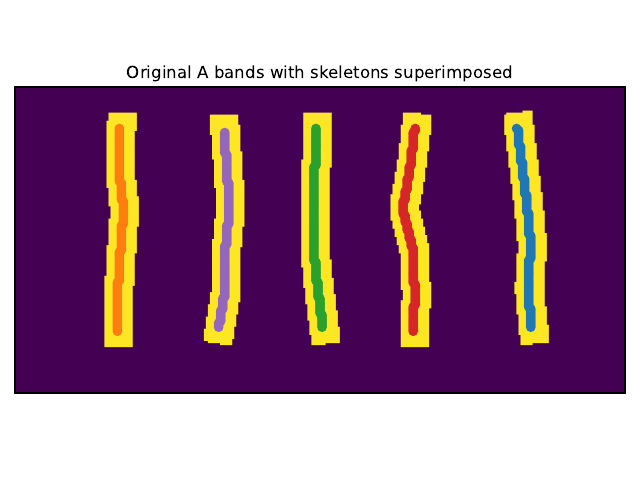

Generate this figure with Python:
import argparse 

import numpy as np
from myoband.analysis.gaussian import remove_noise
from myoband.analysis.analysis import contour, skeleton, get_pts
import skimage
import matplotlib.pyplot as plt

from myoband.plotting import imshow

parser = argparse.ArgumentParser(
                    prog='MyoBand skeleton extraction',
                    description="""Extract the skeleton of a given array in the following way: 
'python3 get_skeleton.py -d IMPORT_DATA_LOCATION' -e EXPORT_DATA_LOCATION -s EXPORT_IMAGE_LOCATION'
If EXPORT_IMAGE_LOCATION not given, takes simulation.npz
""",
                    epilog="Hint: try 'python3 get_skeleton.py'")
parser.add_argument('-d', '--import_data_loc',required=False)
parser.add_argument('-e', '--export_data_loc',required=False)
parser.add_argument('-s', '--export_image_loc',required=False)
args = parser.parse_args()
IMPORT_DATA=args.import_data_loc
DATA=args.export_data_loc
FIG=args.export_image_loc
FILE=__file__.split(".py")[0]
FILENAME=FILE.split("/")[-1]
if FIG==None:
    FIG=FILE+".pdf"
if IMPORT_DATA==None:
    IMPORT_DATA=FILE.split(FILENAME)[0]+"simulation.npz"
if DATA==None:
    DATA=FILE
DATA_MASK=DATA+"_mask"+".npz"
DATA_PTS=DATA+"_pts"+".npy"

def main(IMPORT_DATA):


    print("Load data...")
    npz_mask=np.load(IMPORT_DATA)
    print("Files contained in data directory:")
    print(npz_mask.files)
    data=npz_mask["data"]

    nx,ny=np.shape(data)

    # Apply Gaussian twice:
    data=remove_noise(data)
    data=remove_noise(data)

    tmp=contour(data)

    mask=[]
    pts=np.indices((nx,ny))
    pts=np.reshape(pts,[2,nx*ny]).T
    for i in range(len(tmp)):
        arr1=np.array(pts)
        # tmp[i]=np.rint(tmp[i]).astype(int)
        arr2=tmp[i]
        mask.append(skimage.measure.points_in_poly(arr1, arr2))
    mask=np.array(mask)
    mask=np.reshape(mask,[len(mask),nx,ny])

    skeletons=skeleton(mask)
    skeleton_pts=get_pts(skeletons)

    print("Skeleton mask saved at:")
    print(DATA_MASK)
    np.savez(DATA_MASK,skeletons=skeletons)

    print("Skeleton points saved at:")
    print(DATA_PTS)
    np.save(DATA_PTS,skeleton_pts)

    print("Skeleton mask re-loaded:")
    npz_mask=np.load(DATA_MASK)
    print("Files contained in data directory:")
    print(npz_mask.files)
    skeletons=npz_mask["skeletons"]

    print("Skeleton pts re-loaded:")
    skeletons=np.load(DATA_PTS,allow_pickle=True).item()
    print("Files contained in skeleton_pts directory:")
    print(skeletons.keys())

    fig,ax=plt.subplots()
    ax.imshow(data)
    
    for i in range(len(skeleton_pts)):
        ax.scatter(*skeleton_pts[i])

    ax.set_xlabel("")
    ax.set_ylabel("")
    ax.set_xticks([])
    ax.set_yticks([])
    
    ax.title.set_text("Original A bands with skeletons superimposed")

    print("Saving image as PDF:")
    print(FIG)
    plt.tight_layout()
    plt.savefig(FIG,dpi=DPI)
    print("Image saved with high DPI (required to see skeleton)")
    plt.close()

# Plotting and data:
DPI=800

main(IMPORT_DATA)
